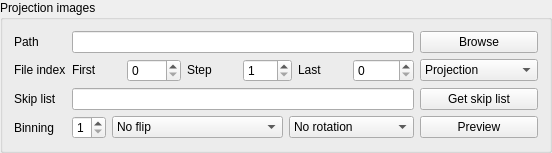
            <widget class="QGroupBox" name="groupProjectionFiles">
             <property name="title">
              <string>Projection images</string>
             </property>
             <layout class="QGridLayout" name="gridLayout_2">
              <item row="0" column="0">
               <widget class="QLabel" name="label_6">
                <property name="text">
                 <string>Path</string>
                </property>
                <property name="buddy">
                 <cstring>editProjectionMask</cstring>
                </property>
               </widget>
              </item>
              <item row="4" column="0">
               <widget class="QLabel" name="label_9">
                <property name="text">
                 <string>Skip list</string>
                </property>
                <property name="buddy">
                 <cstring>editProjectionSkipList</cstring>
                </property>
               </widget>
              </item>
              <item row="2" column="0">
               <widget class="QLabel" name="label_8">
                <property name="sizePolicy">
                 <sizepolicy hsizetype="Preferred" vsizetype="Maximum">
                  <horstretch>0</horstretch>
                  <verstretch>0</verstretch>
                 </sizepolicy>
                </property>
                <property name="text">
                 <string>File index</string>
                </property>
               </widget>
              </item>
              <item row="4" column="1" colspan="3">
               <widget class="QLineEdit" name="editProjectionSkipList">
                <property name="toolTip">
                 <string>Space separated list of projection indices to skip from the projection data. Retake removal.</string>
                </property>
               </widget>
              </item>
              <item row="0" column="4">
               <widget class="QPushButton" name="buttonProjectionPath">
                <property name="toolTip">
                 <string>Browse for the projection path</string>
                </property>
                <property name="whatsThis">
                 <string/>
                </property>
                <property name="text">
                 <string>Browse</string>
                </property>
               </widget>
              </item>
              <item row="6" column="3">
               <widget class="QComboBox" name="comboRotateProjection">
                <property name="toolTip">
                 <string>Rotate the projection</string>
                </property>
                <property name="whatsThis">
                 <string/>
                </property>
                <item>
                 <property name="text">
                  <string>No rotation</string>
                 </property>
                </item>
                <item>
                 <property name="text">
                  <string>90 degrees CW</string>
                 </property>
                </item>
                <item>
                 <property name="text">
                  <string>180 degrees CW</string>
                 </property>
                </item>
                <item>
                 <property name="text">
                  <string>90 degrees CCW</string>
                 </property>
                </item>
               </widget>
              </item>
              <item row="6" column="1">
               <widget class="QSpinBox" name="spinProjectionBinning">
                <property name="toolTip">
                 <string>Binning factor of the projections</string>
                </property>
                <property name="whatsThis">
                 <string/>
                </property>
                <property name="minimum">
                 <number>1</number>
                </property>
                <property name="maximum">
                 <number>8</number>
                </property>
               </widget>
              </item>
              <item row="2" column="1" colspan="3">
               <layout class="QHBoxLayout" name="layoutFileIndex">
                <item>
                 <widget class="QLabel" name="label_11">
                  <property name="sizePolicy">
                   <sizepolicy hsizetype="Preferred" vsizetype="Maximum">
                    <horstretch>0</horstretch>
                    <verstretch>0</verstretch>
                   </sizepolicy>
                  </property>
                  <property name="text">
                   <string>First</string>
                  </property>
                  <property name="buddy">
                   <cstring>spinFirstProjection</cstring>
                  </property>
                 </widget>
                </item>
                <item>
                 <widget class="QSpinBox" name="spinFirstProjection">
                  <property name="toolTip">
                   <string>The index of the first projection</string>
                  </property>
                  <property name="whatsThis">
                   <string/>
                  </property>
                  <property name="maximum">
                   <number>5000</number>
                  </property>
                 </widget>
                </item>
                <item>
                 <widget class="QLabel" name="label_12">
                  <property name="sizePolicy">
                   <sizepolicy hsizetype="Preferred" vsizetype="Maximum">
                    <horstretch>0</horstretch>
                    <verstretch>0</verstretch>
                   </sizepolicy>
                  </property>
                  <property name="text">
                   <string>Step</string>
                  </property>
                  <property name="buddy">
                   <cstring>spinProjectionStep</cstring>
                  </property>
                 </widget>
                </item>
                <item>
                 <widget class="QSpinBox" name="spinProjectionStep">
                  <property name="toolTip">
                   <string>File index increment</string>
                  </property>
                  <property name="whatsThis">
                   <string/>
                  </property>
                  <property name="minimum">
                   <number>1</number>
                  </property>
                  <property name="maximum">
                   <number>500</number>
                  </property>
                 </widget>
                </item>
                <item>
                 <widget class="QLabel" name="label_13">
                  <property name="sizePolicy">
                   <sizepolicy hsizetype="Preferred" vsizetype="Maximum">
                    <horstretch>0</horstretch>
                    <verstretch>0</verstretch>
                   </sizepolicy>
                  </property>
                  <property name="text">
                   <string>Last</string>
                  </property>
                  <property name="buddy">
                   <cstring>spinLastProjection</cstring>
                  </property>
                 </widget>
                </item>
                <item>
                 <widget class="QSpinBox" name="spinLastProjection">
                  <property name="toolTip">
                   <string>The index of the last projection</string>
                  </property>
                  <property name="whatsThis">
                   <string/>
                  </property>
                  <property name="maximum">
                   <number>10000</number>
                  </property>
                 </widget>
                </item>
               </layout>
              </item>
              <item row="6" column="0">
               <widget class="QLabel" name="label_10">
                <property name="text">
                 <string>Binning</string>
                </property>
                <property name="buddy">
                 <cstring>spinProjectionBinning</cstring>
                </property>
               </widget>
              </item>
              <item row="6" column="4">
               <widget class="QPushButton" name="buttonPreview">
                <property name="toolTip">
                 <string>Preview the projection</string>
                </property>
                <property name="whatsThis">
                 <string/>
                </property>
                <property name="text">
                 <string>Preview</string>
                </property>
                <property name="shortcut">
                 <string>Meta+P</string>
                </property>
               </widget>
              </item>
              <item row="6" column="2">
               <widget class="QComboBox" name="comboFlipProjection">
                <property name="toolTip">
                 <string>Mirror the projection in different directions</string>
                </property>
                <property name="whatsThis">
                 <string/>
                </property>
                <item>
                 <property name="text">
                  <string>No flip</string>
                 </property>
                </item>
                <item>
                 <property name="text">
                  <string>Horizontal flip</string>
                 </property>
                </item>
                <item>
                 <property name="text">
                  <string>Vertical flip</string>
                 </property>
                </item>
                <item>
                 <property name="text">
                  <string>Horizontal and vertical flip</string>
                 </property>
                </item>
               </widget>
              </item>
              <item row="4" column="4">
               <widget class="QPushButton" name="buttonGetSkipList">
                <property name="toolTip">
                 <string>Find the retake images in the projection data set</string>
                </property>
                <property name="whatsThis">
                 <string/>
                </property>
                <property name="text">
                 <string>Get skip list</string>
                </property>
               </widget>
              </item>
              <item row="0" column="1" colspan="3">
               <widget class="QLineEdit" name="editProjectionMask">
                <property name="toolTip">
                 <string>Enter the path to the projection data</string>
                </property>
                <property name="whatsThis">
                 <string/>
                </property>
               </widget>
              </item>
              <item row="2" column="4">
               <widget class="QComboBox" name="comboProjectionStyle">
                <property name="toolTip">
                 <string>Data representation in the images</string>
                </property>
                <property name="whatsThis">
                 <string/>
                </property>
                <item>
                 <property name="text">
                  <string>Projection</string>
                 </property>
                </item>
                <item>
                 <property name="text">
                  <string>Sinogram</string>
                 </property>
                </item>
                <item>
                 <property name="text">
                  <string>Same projection</string>
                 </property>
                </item>
                <item>
                 <property name="text">
                  <string>Same slice</string>
                 </property>
                </item>
               </widget>
              </item>
             </layout>
            </widget>
